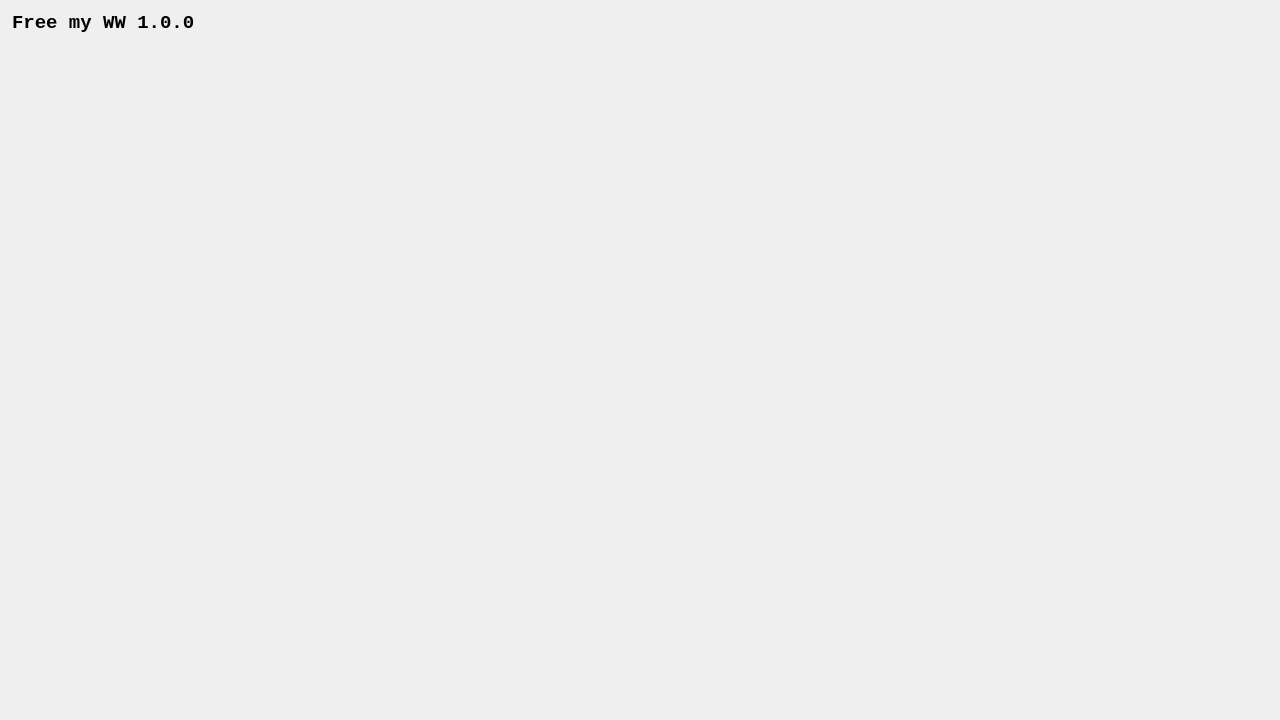
<?xml version="1.0" encoding="UTF-8"?>
<ui version="4.0">
 <class>Form</class>
 <widget class="QWidget" name="Form">
  <property name="geometry">
   <rect>
    <x>0</x>
    <y>0</y>
    <width>1280</width>
    <height>720</height>
   </rect>
  </property>
  <property name="mouseTracking">
   <bool>true</bool>
  </property>
  <property name="windowTitle">
   <string>Form</string>
  </property>
  <layout class="QVBoxLayout" name="MustLayout">
   <property name="spacing">
    <number>0</number>
   </property>
   <property name="leftMargin">
    <number>0</number>
   </property>
   <property name="topMargin">
    <number>0</number>
   </property>
   <property name="rightMargin">
    <number>0</number>
   </property>
   <property name="bottomMargin">
    <number>0</number>
   </property>
   <item>
    <widget class="QWidget" name="GlobalWidget" native="true">
     <property name="mouseTracking">
      <bool>true</bool>
     </property>
     <layout class="QVBoxLayout" name="verticalLayout" stretch="1,17">
      <property name="spacing">
       <number>0</number>
      </property>
      <property name="leftMargin">
       <number>0</number>
      </property>
      <property name="topMargin">
       <number>0</number>
      </property>
      <property name="rightMargin">
       <number>0</number>
      </property>
      <property name="bottomMargin">
       <number>0</number>
      </property>
      <item>
       <layout class="QGridLayout" name="TitleBar">
        <property name="sizeConstraint">
         <enum>QLayout::SetNoConstraint</enum>
        </property>
        <property name="spacing">
         <number>0</number>
        </property>
        <item row="0" column="0" rowspan="2">
         <layout class="QHBoxLayout" name="TitleLayout" stretch="0,0,13">
          <property name="spacing">
           <number>0</number>
          </property>
          <property name="leftMargin">
           <number>5</number>
          </property>
          <property name="topMargin">
           <number>5</number>
          </property>
          <property name="rightMargin">
           <number>0</number>
          </property>
          <item>
           <widget class="QLabel" name="LabelPic">
            <property name="frameShape">
             <enum>QFrame::NoFrame</enum>
            </property>
            <property name="text">
             <string/>
            </property>
            <property name="pixmap">
             <pixmap>UI图片/32X32.ico</pixmap>
            </property>
            <property name="alignment">
             <set>Qt::AlignJustify|Qt::AlignVCenter</set>
            </property>
           </widget>
          </item>
          <item>
           <widget class="QLabel" name="SoftwareName">
            <property name="font">
             <font>
              <family>Consolas</family>
              <pointsize>14</pointsize>
              <italic>false</italic>
              <bold>true</bold>
              <underline>false</underline>
              <strikeout>false</strikeout>
              <kerning>true</kerning>
             </font>
            </property>
            <property name="text">
             <string>Free my WW 1.0.0</string>
            </property>
           </widget>
          </item>
          <item>
           <spacer name="TitleSpace">
            <property name="orientation">
             <enum>Qt::Horizontal</enum>
            </property>
            <property name="sizeHint" stdset="0">
             <size>
              <width>0</width>
              <height>0</height>
             </size>
            </property>
           </spacer>
          </item>
         </layout>
        </item>
        <item row="0" column="1">
         <layout class="QHBoxLayout" name="WindowControlButtons">
          <property name="spacing">
           <number>0</number>
          </property>
          <item>
           <widget class="QPushButton" name="HideToWindow">
            <property name="mouseTracking">
             <bool>true</bool>
            </property>
            <property name="toolTip">
             <string>完全隐藏（去任务管理器找）</string>
            </property>
            <property name="whatsThis">
             <string/>
            </property>
            <property name="styleSheet">
             <string notr="true">QPushButton {
    background: transparent;  /* 透明背景 */
    border: none;            /* 移除默认边框 */
}
/* 悬停状态 */
QPushButton:hover {
    background: rgb(196, 43, 28); /* 轻微高亮 */
}
/* 按下状态 */
QPushButton:pressed {
    background: rgb(199, 64, 49);
}</string>
            </property>
            <property name="text">
             <string/>
            </property>
            <property name="icon">
             <iconset>
              <normaloff>UI图片/chevron-down.png</normaloff>UI图片/chevron-down.png</iconset>
            </property>
            <property name="iconSize">
             <size>
              <width>40</width>
              <height>30</height>
             </size>
            </property>
           </widget>
          </item>
          <item>
           <widget class="QPushButton" name="MinToSys">
            <property name="mouseTracking">
             <bool>true</bool>
            </property>
            <property name="toolTip">
             <string>系统托盘</string>
            </property>
            <property name="statusTip">
             <string/>
            </property>
            <property name="styleSheet">
             <string notr="true">QPushButton {
    background: transparent;  /* 透明背景 */
    border: none;            /* 移除默认边框 */
}
/* 悬停状态 */
QPushButton:hover {
    background: rgb(233, 233, 233); /* 轻微高亮 */
}
/* 按下状态 */
QPushButton:pressed {
    background: rgb(213, 213, 213);
}</string>
            </property>
            <property name="text">
             <string/>
            </property>
            <property name="icon">
             <iconset>
              <normaloff>UI图片/chevrons-down.png</normaloff>UI图片/chevrons-down.png</iconset>
            </property>
            <property name="iconSize">
             <size>
              <width>40</width>
              <height>30</height>
             </size>
            </property>
           </widget>
          </item>
          <item>
           <widget class="QPushButton" name="Min">
            <property name="mouseTracking">
             <bool>true</bool>
            </property>
            <property name="toolTip">
             <string>最小化</string>
            </property>
            <property name="styleSheet">
             <string notr="true">QPushButton {
    background: transparent;  /* 透明背景 */
    border: none;            /* 移除默认边框 */
}
/* 悬停状态 */
QPushButton:hover {
    background: rgb(233, 233, 233); /* 轻微高亮 */
}
/* 按下状态 */
QPushButton:pressed {
    background: rgb(213, 213, 213);
}</string>
            </property>
            <property name="text">
             <string/>
            </property>
            <property name="icon">
             <iconset>
              <normaloff>UI图片/remove.png</normaloff>UI图片/remove.png</iconset>
            </property>
            <property name="iconSize">
             <size>
              <width>40</width>
              <height>30</height>
             </size>
            </property>
           </widget>
          </item>
          <item>
           <widget class="QPushButton" name="MaxOrRestore">
            <property name="mouseTracking">
             <bool>true</bool>
            </property>
            <property name="toolTip">
             <string>最大化/恢复</string>
            </property>
            <property name="styleSheet">
             <string notr="true">QPushButton {
    background: transparent;  /* 透明背景 */
    border: none;            /* 移除默认边框 */
}
/* 悬停状态 */
QPushButton:hover {
    background: rgb(233, 233, 233); /* 轻微高亮 */
}
/* 按下状态 */
QPushButton:pressed {
    background: rgb(213, 213, 213);
}</string>
            </property>
            <property name="icon">
             <iconset>
              <normaloff>UI图片/maximise.png</normaloff>UI图片/maximise.png</iconset>
            </property>
            <property name="iconSize">
             <size>
              <width>40</width>
              <height>30</height>
             </size>
            </property>
            <property name="autoRepeat">
             <bool>false</bool>
            </property>
           </widget>
          </item>
          <item>
           <widget class="QPushButton" name="Close">
            <property name="mouseTracking">
             <bool>true</bool>
            </property>
            <property name="toolTip">
             <string>关闭</string>
            </property>
            <property name="styleSheet">
             <string notr="true">QPushButton {
    background: transparent;  /* 透明背景 */
    border:  transparent;            /* 移除默认边框 */
}
/* 悬停状态 */
QPushButton:hover {
    background: rgb(196, 43, 28); /* 轻微高亮 */
}
/* 按下状态 */
QPushButton:pressed {
    background: rgb(199, 64, 49);
}
</string>
            </property>
            <property name="text">
             <string/>
            </property>
            <property name="icon">
             <iconset>
              <normaloff>UI图片/cancel.png</normaloff>UI图片/cancel.png</iconset>
            </property>
            <property name="iconSize">
             <size>
              <width>40</width>
              <height>30</height>
             </size>
            </property>
           </widget>
          </item>
         </layout>
        </item>
       </layout>
      </item>
      <item>
       <widget class="QWidget" name="MainWidget" native="true">
        <property name="mouseTracking">
         <bool>true</bool>
        </property>
       </widget>
      </item>
     </layout>
    </widget>
   </item>
  </layout>
 </widget>
 <resources/>
 <connections/>
</ui>
